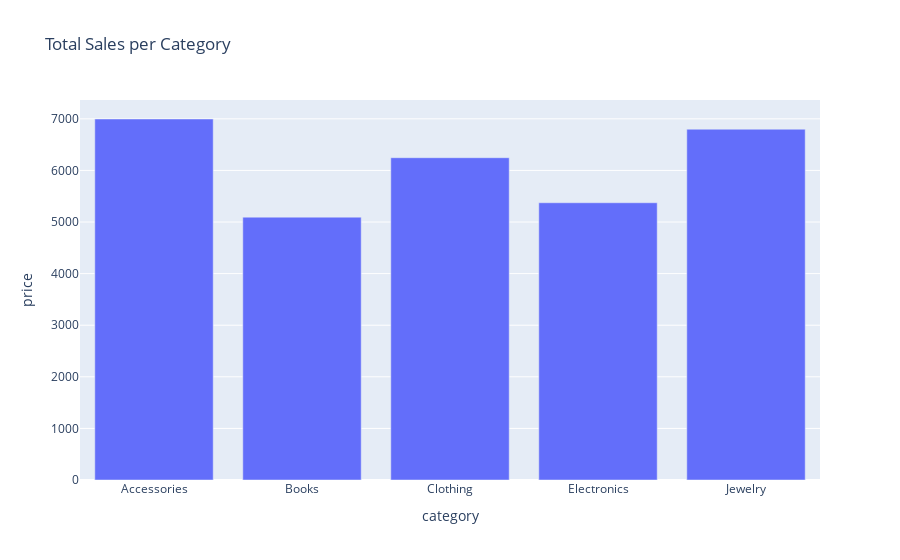

The notebook cell this image was saved under:
### Markdown cell above
#### Plot the total sales per category using an interactive bar chart where users can hover over bars to see details (category and total sales).

### Code cell
# Plot the total sales per category using an interactive bar chart where users can hover over bars to see details (category and total sales).
import plotly.express as px
fig = px.bar(df.groupby('category')['price'].sum().reset_index(), x='category', y='price', title='Total Sales per Category')
fig.show()

### Figure 1 — Plotly figure (JSON) as saved in the notebook; plotly's stock layout.template omitted (floating-point values rounded to 4 significant figures)
{"data": [{"alignmentgroup": "True", "hovertemplate": "category=%{x}<br>price=%{y}<extra></extra>", "legendgroup": "", "marker": {"color": "#636efa", "pattern": {"shape": ""}}, "name": "", "offsetgroup": "", "orientation": "v", "showlegend": false, "textposition": "auto", "type": "bar", "x": ["Accessories", "Books", "Clothing", "Electronics", "Jewelry"], "xaxis": "x", "y": [6997.0, 5094.0, 6247.0, 5373.0, 6799.0], "yaxis": "y"}], "layout": {"barmode": "relative", "legend": {"tracegroupgap": 0}, "title": {"text": "Total Sales per Category"}, "xaxis": {"anchor": "y", "domain": [0, 1], "title": {"text": "category"}}, "yaxis": {"anchor": "x", "domain": [0, 1], "title": {"text": "price"}}}}
